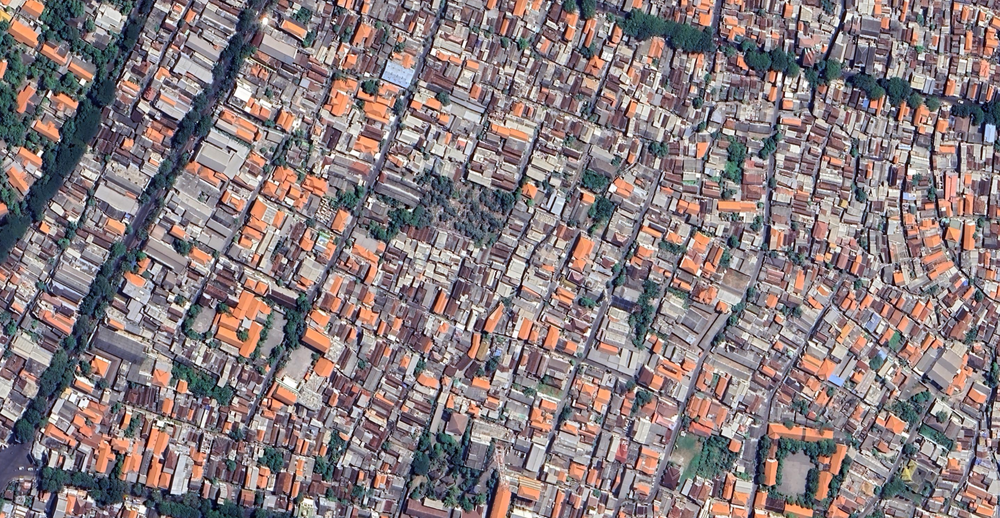
#> input picture image.png, 1000 x 518 px, shrunk from 1802 x 934 before the run, found by its file name
$ python Converter.py
#> lines starting #> are read from the running program, lines starting #| are printed output that depends on the picture; after the words box and inside, x2 and y2 are one past the last pixel; in counts of white or black regions, pixels touching at a corner belong together
from PIL import Image
import numpy as np

col = Image.open("image.png")
#> col is the input picture: PIL image 1000x518 RGBA; mean R, G, B, A 136.8, 123.2, 125.5, 255
gray = col.convert('L')
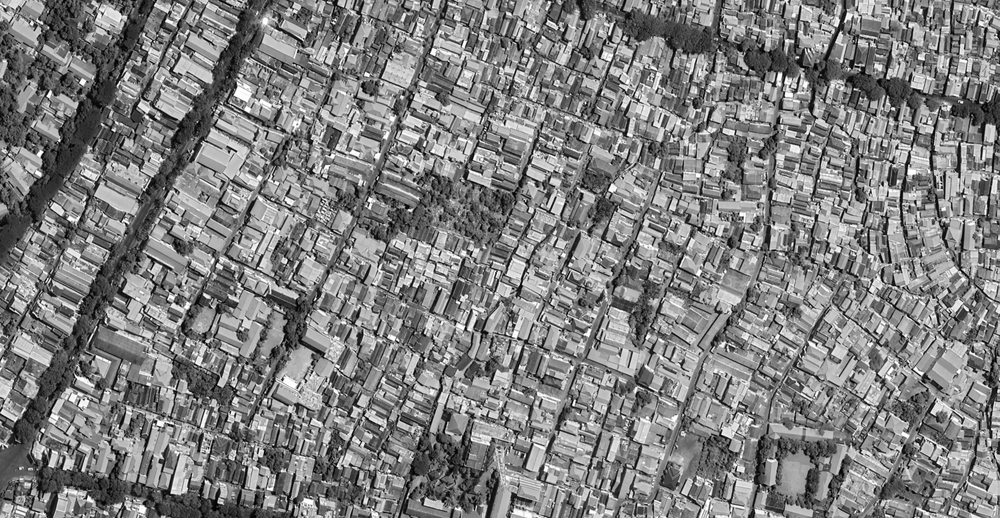
#> gray: PIL image 1000x518 L; min 0, max 255, mean 127.5

# Let numpy do the heavy lifting for converting pixels to pure black or white
bw = np.asarray(gray).copy()

# Pixel range is 0...255, 256/2 = 128
bw[bw < 100] = 0    # Black
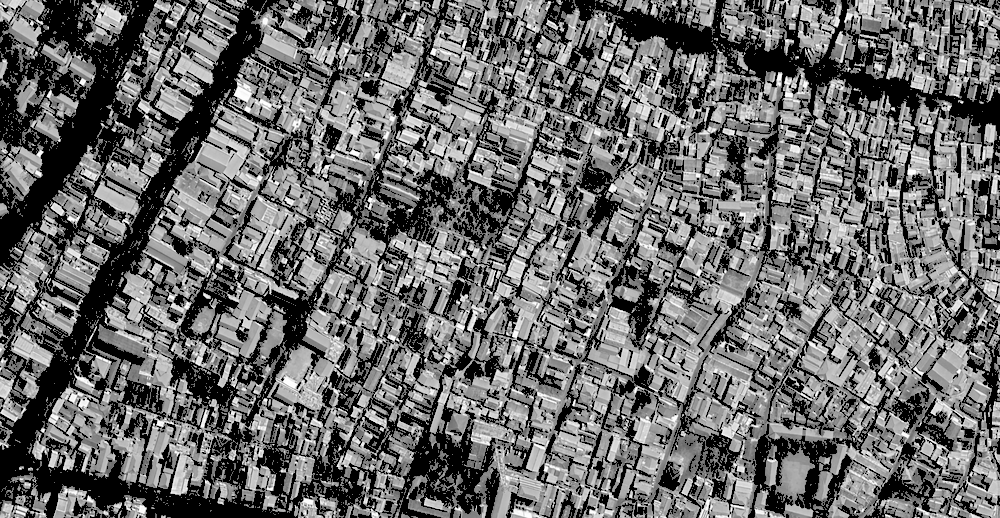
#> bw: shape (518, 1000); min 0, max 255, mean 106.7
bw[bw >= 100] = 255 # White
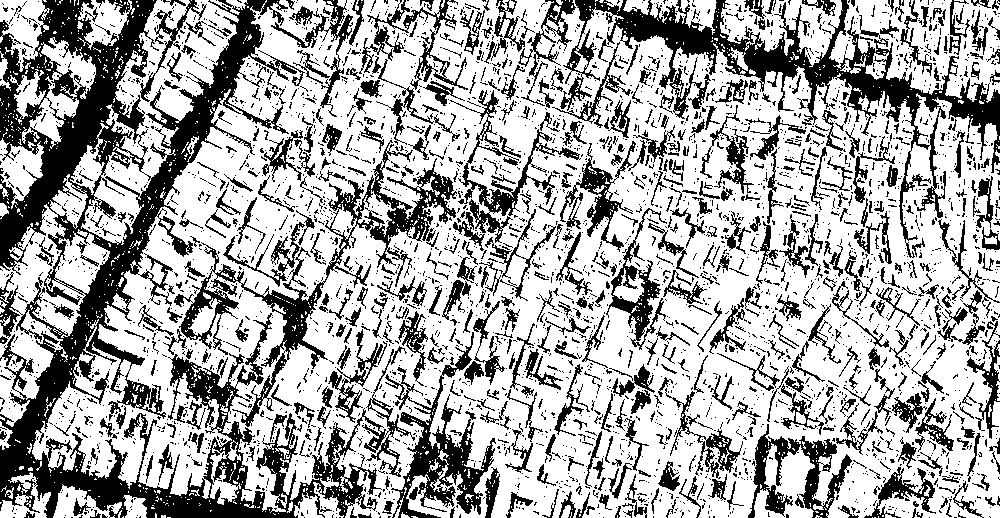
#> bw: shape (518, 1000); 66.9% white; 3657 black regions (3075 under 20 px), largest, box (x1, y1, x2, y2) and area: (0, 0, 415, 518) 54608, (560, 0, 1000, 258) 16439, (174, 140, 457, 427) 9339

# Now we put it back in Pillow/PIL land
imfile = Image.fromarray(bw)
imfile.save("result_bw.png")

$ run again, with Gambar 10].png copied over image.png
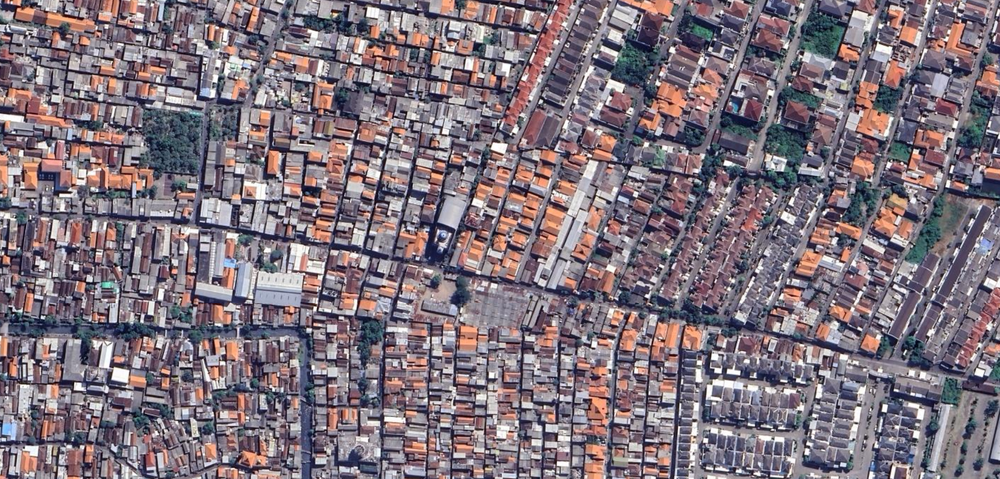
#> input picture Gambar 10].png, 1000 x 479 px, shrunk from 1769 x 847 before the run, found by its file name
#> col is the input picture: PIL image 1000x479 RGBA; mean R, G, B, A 127, 114.3, 123.7, 255
#> `bw[bw < 100] = 0`:
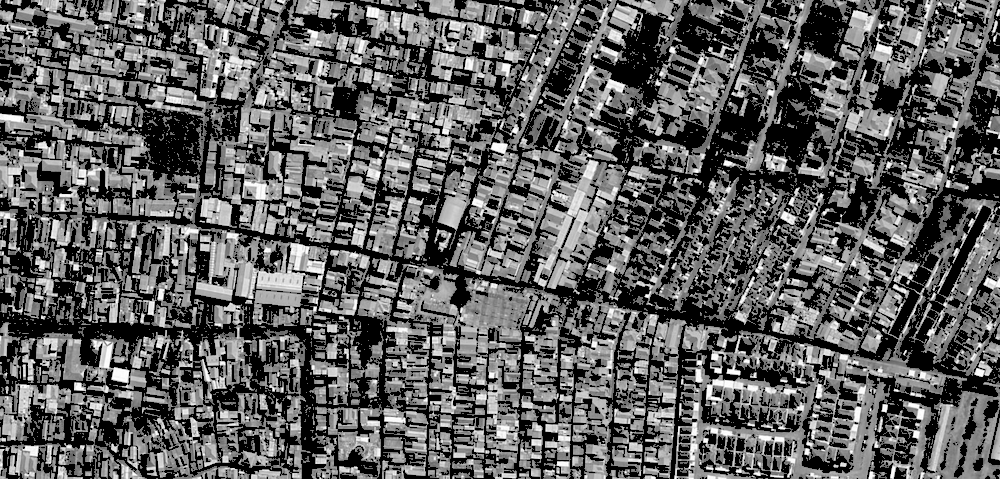
#> bw: shape (479, 1000); min 0, max 255, mean 95.1
#> `bw[bw >= 100] = 255`:
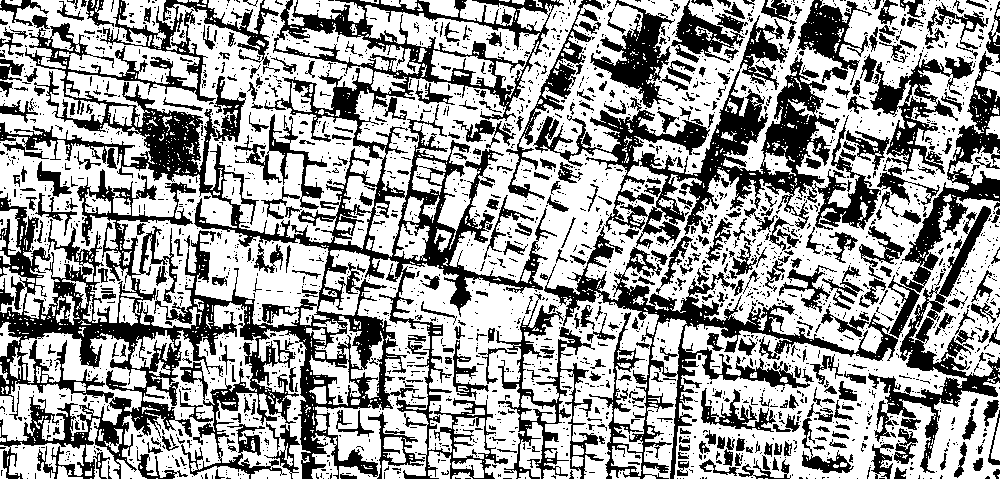
#> bw: shape (479, 1000); 62.1% white; 2592 black regions (2161 under 20 px), largest, box (x1, y1, x2, y2) and area: (0, 0, 564, 479) 69839, (533, 15, 881, 249) 18518, (540, 226, 898, 479) 12682

$ run again, with Gambar 11.png copied over image.png
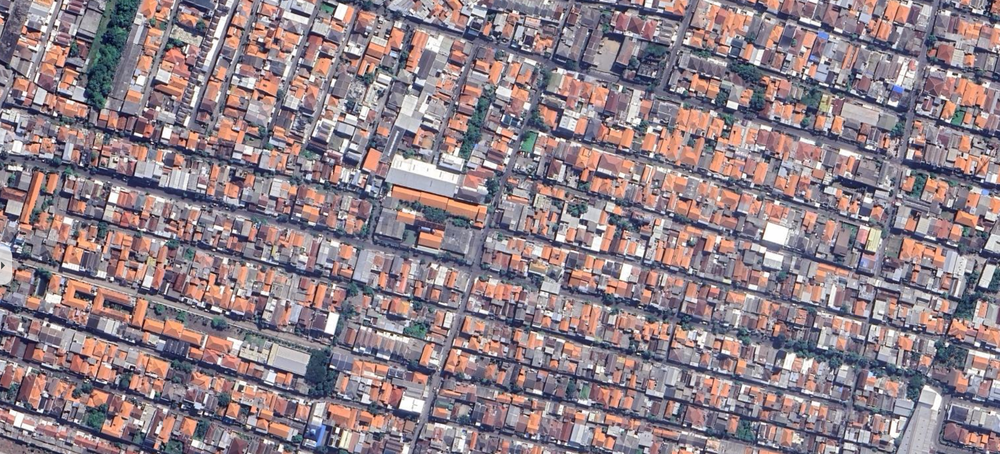
#> input picture Gambar 11.png, 1000 x 454 px, shrunk from 1883 x 855 before the run, found by its file name
#> col is the input picture: PIL image 1000x454 RGBA; mean R, G, B, A 143.9, 128.3, 135.5, 255
#> `gray = col.convert('L')`:
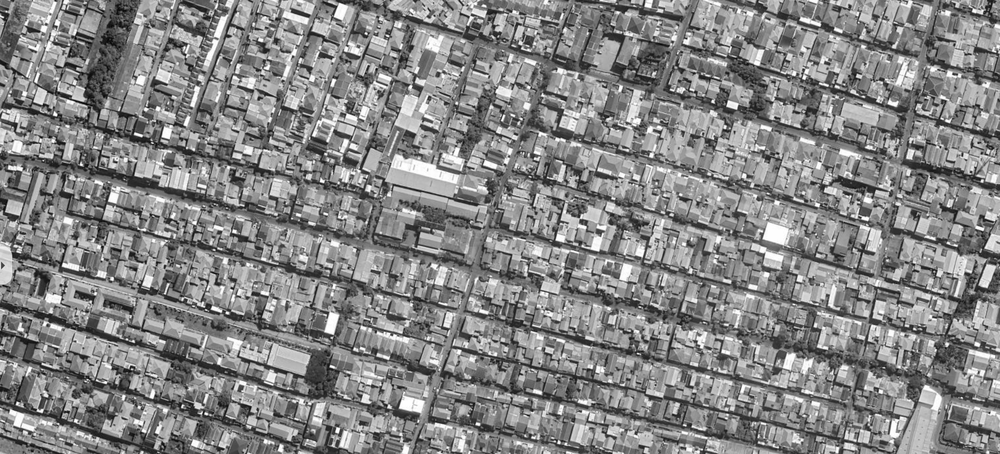
#> gray: PIL image 1000x454 L; min 1, max 255, mean 133.8
#> `bw[bw >= 100] = 255`:
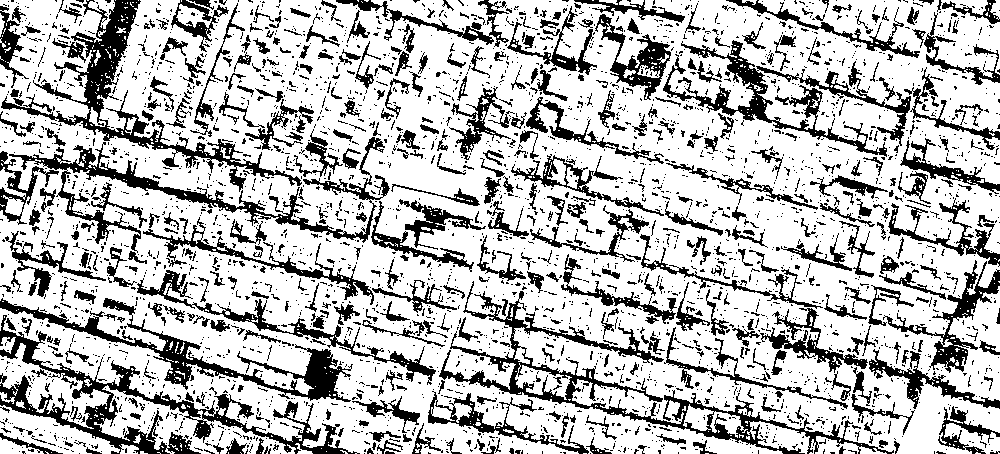
#> bw: shape (454, 1000); 73.5% white; 3347 black regions (2869 under 20 px), largest, box (x1, y1, x2, y2) and area: (0, 315, 360, 454) 7770, (439, 281, 894, 454) 7210, (1, 0, 302, 192) 6633

$ run again, with Gambar 12.png copied over image.png
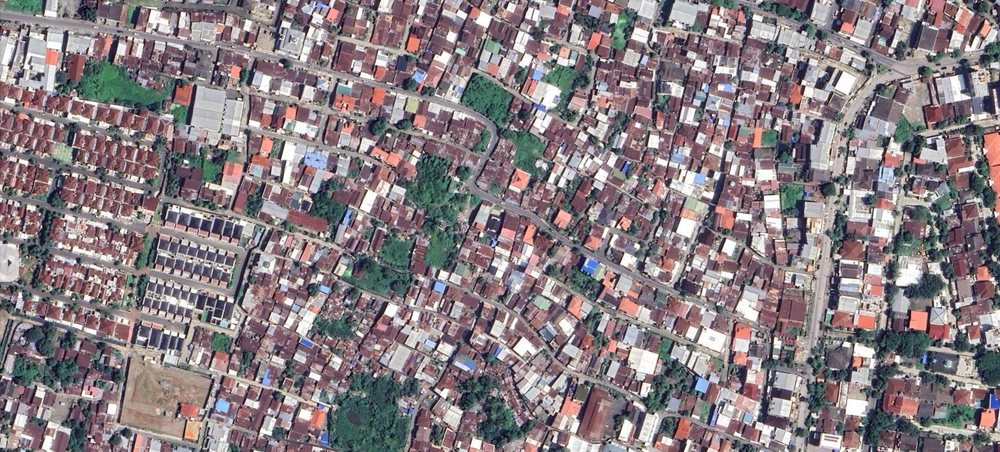
#> input picture Gambar 12.png, 1000 x 452 px, shrunk from 1898 x 858 before the run, found by its file name
#> col is the input picture: PIL image 1000x452 RGBA; mean R, G, B, A 135.7, 125.2, 129.3, 255
#> `bw[bw < 100] = 0`:
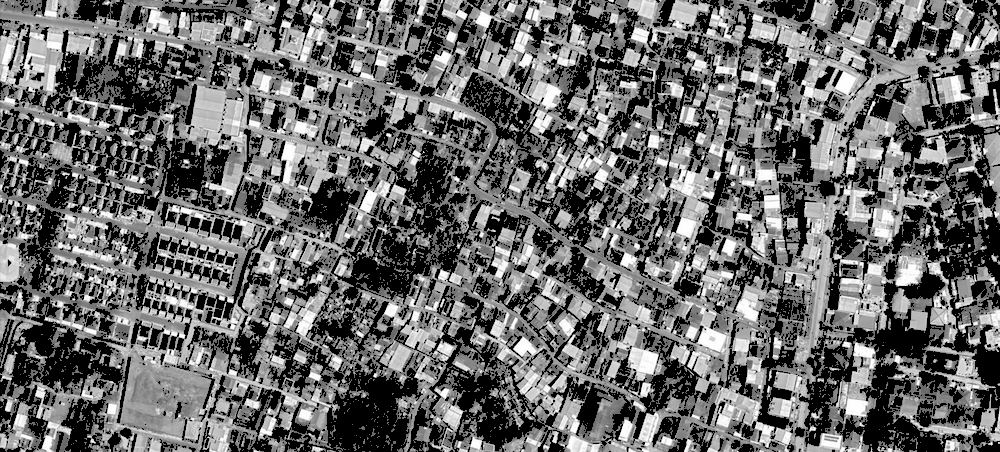
#> bw: shape (452, 1000); min 0, max 255, mean 104.7
#> `bw[bw >= 100] = 255`:
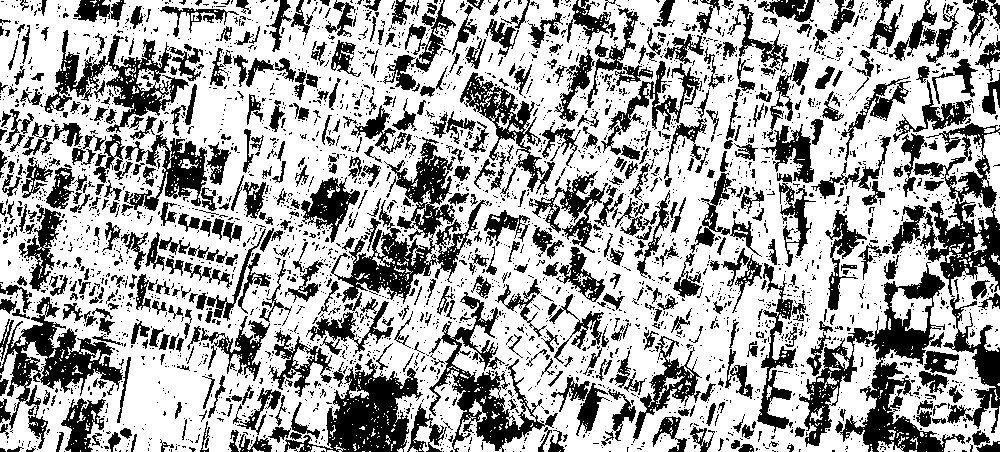
#> bw: shape (452, 1000); 65.8% white; 3441 black regions (2828 under 20 px), largest, box (x1, y1, x2, y2) and area: (799, 262, 965, 452) 8692, (331, 137, 489, 304) 7089, (284, 359, 423, 452) 5371
